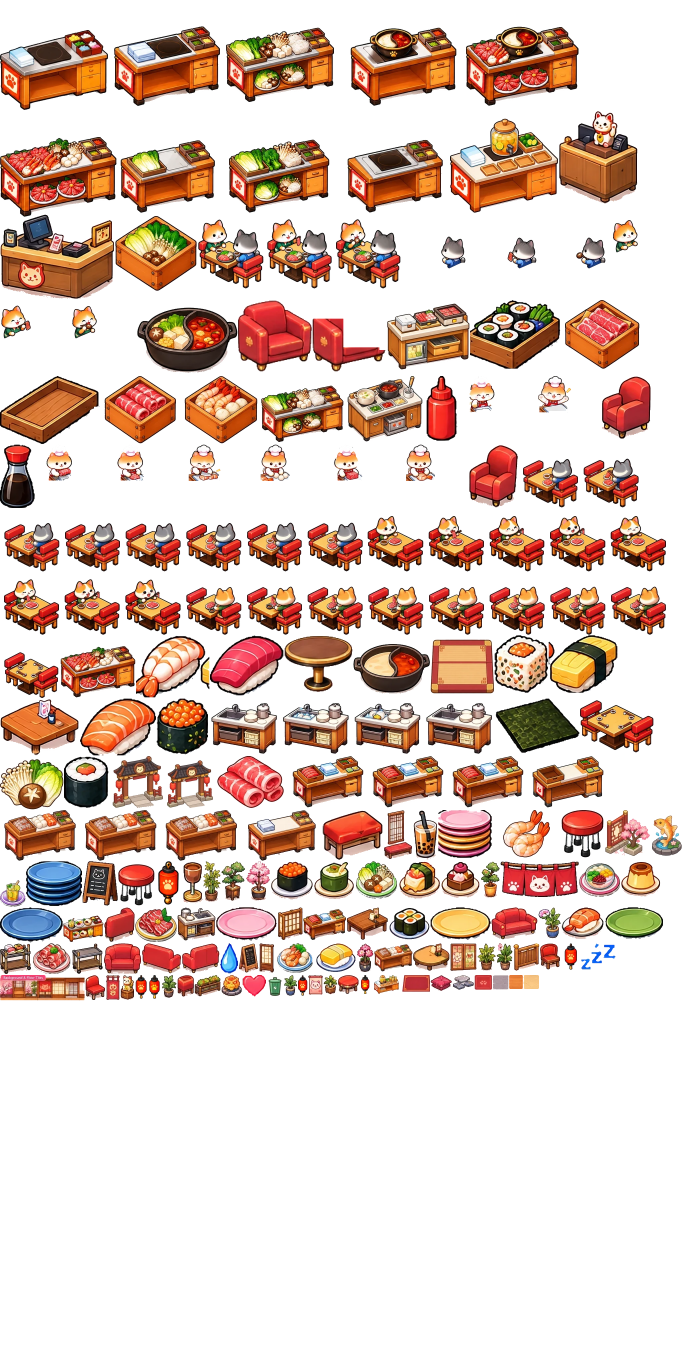
#> input picture assets/props.webp, 2048 x 4096 px (shown at 1/3 size)
$ python -i build_fixes.py   (imports and definitions only)
#> lines starting #> are read from the running program, lines starting #| are printed output that depends on the picture; after the words box and inside, x2 and y2 are one past the last pixel; in counts of white or black regions, pixels touching at a corner belong together
#> further down, picture is the input picture: PIL image 2048x4096 RGBA; mean R, G, B, A 68.1, 45.1, 34.5, 88.2
"""Last step of the hotpot art pipeline (run after build_from_chatgpt.py and build_round2.py):
  - defringe: remove the light halo left around sprites that were cut from white backgrounds
    (invisible on the old cream sushi floor, smeared-looking on the dark rosewood floor);
  - 'stool' frame = the bar stool sprite (same stool on shop cards and waiting stools as at the counter);
  - 'banner' wall flag = the red cat-paw lantern from the ChatGPT set.
Character atlases are always read from git main (chef from the round-2 output) so re-running is safe.
Usage: python3 tools/hotpot_art/build_fixes.py"""
import io, json, subprocess
import numpy as np
from PIL import Image
from scipy import ndimage

git = lambda p: subprocess.check_output(['git', 'show', 'main:' + p])
# [1 line that did not run here, left out]

def defringe(im, passes=2):
    a = np.array(im.convert('RGBA')).astype(np.int16)
    for _ in range(passes):
        al = a[..., 3]; trans = al < 40
        near = ndimage.binary_dilation(trans, iterations=2) & ~trans
        rgb = a[..., :3]; mn = rgb.min(axis=2); mx = rgb.max(axis=2)
        light = (mn > 170) & (mx - mn < 70)                       # whitish / pale grey halo
        soft_light = (al < 200) & (mn > 120)                      # semi-transparent pale edge
        kill = near & (light | soft_light)
        a[..., 3] = np.where(kill, 0, al)
    return Image.fromarray(a.astype(np.uint8))

def unshadow(im):
    """drop baked-in floor shadows: wide semi-transparent areas (thin anti-aliased edges are kept)"""
    a = np.array(im.convert('RGBA')); al = a[..., 3]
#> after `al = a[..., 3]`:
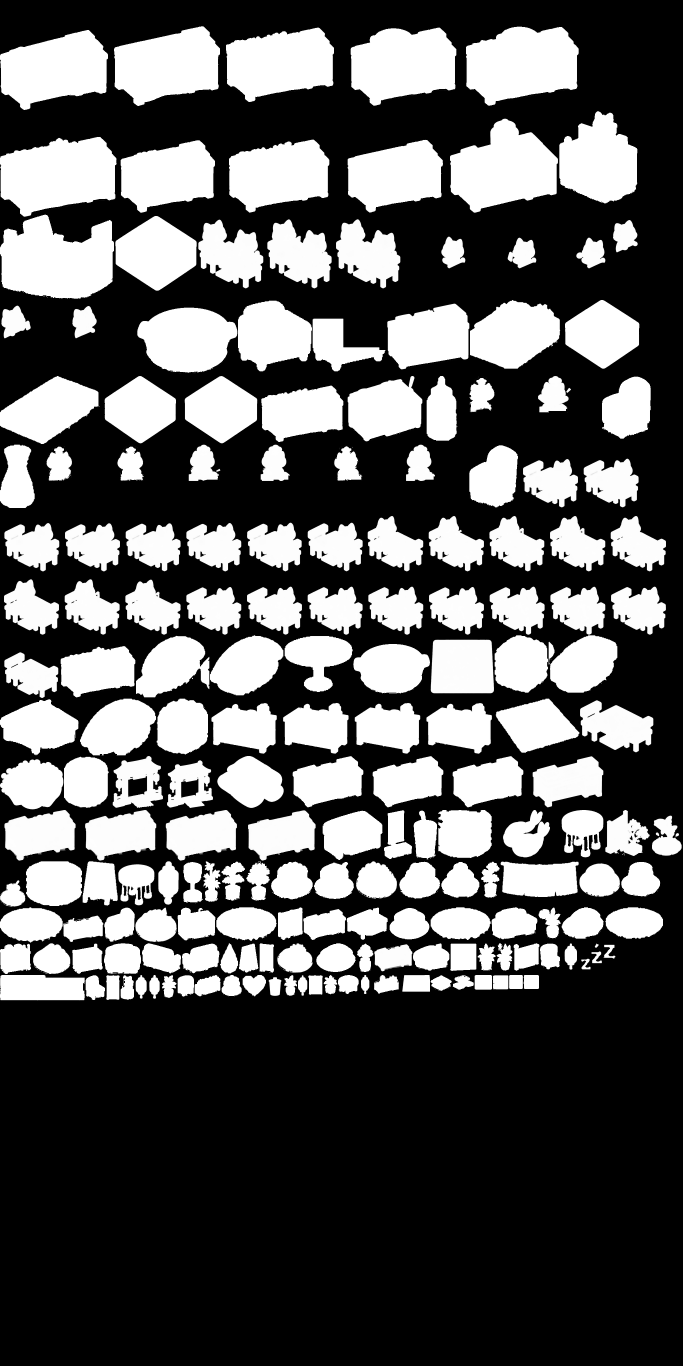
#> al: shape (4096, 2048) (shown at 1/3 size); min 0, max 255, mean 88.2
    semi = (al > 8) & (al < 200)
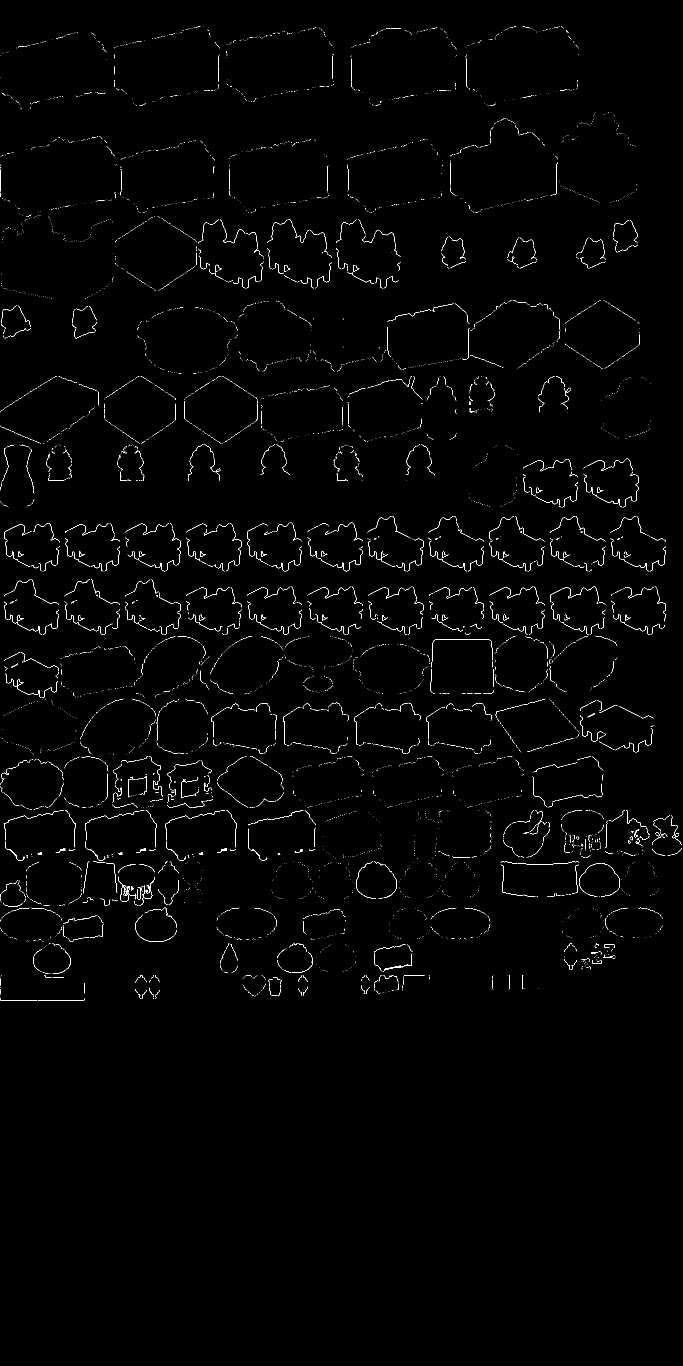
#> semi: shape (4096, 2048) bool (shown at 1/3 size); 0.65% white in thin lines or dots, all inside (x1, y1, x2, y2) = (0, 79, 2045, 3001)
    core = ndimage.binary_opening(semi, iterations=3)
#> core: shape (4096, 2048) bool; every value is 0
    kill = ndimage.binary_dilation(core, iterations=2) & semi
    a[..., 3] = np.where(kill, 0, al); return Image.fromarray(a)

def frame(atlas, key):
    x, y, w, h = M['atlases']['props']['frames'][key][:4]; return atlas.crop((x, y, x + w, y + h))

def put(atlas, key, sp):
    x, y, w, h = M['atlases']['props']['frames'][key][:4]
    sp = sp.crop(sp.getbbox()); k = min(w / sp.width, h / sp.height)
    sp = sp.resize((max(1, round(sp.width * k)), max(1, round(sp.height * k))), Image.LANCZOS)
    tile = Image.new('RGBA', (w, h)); tile.alpha_composite(sp, ((w - sp.width) // 2, h - sp.height))
    atlas.paste(Image.new('RGBA', (w, h)), (x, y)); atlas.alpha_composite(tile, (x, y))

# [16 lines not run here, left out]

>>> from PIL import Image
>>> picture = Image.open('../../assets/props.webp')
>>> result = unshadow(picture)
